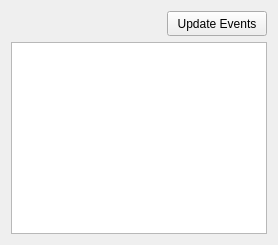
      <widget class="QWidget" name="tab_7">
       <attribute name="title">
        <string>Events</string>
       </attribute>
       <layout class="QVBoxLayout" name="verticalLayout_4">
        <item>
         <widget class="QWidget" name="widget_4" native="true">
          <layout class="QHBoxLayout" name="horizontalLayout">
           <property name="margin">
            <number>0</number>
           </property>
           <item>
            <spacer name="horizontalSpacer_2">
             <property name="orientation">
              <enum>Qt::Horizontal</enum>
             </property>
             <property name="sizeHint" stdset="0">
              <size>
               <width>40</width>
               <height>20</height>
              </size>
             </property>
            </spacer>
           </item>
           <item>
            <widget class="QPushButton" name="UpdateEvents">
             <property name="sizePolicy">
              <sizepolicy hsizetype="Preferred" vsizetype="Preferred">
               <horstretch>0</horstretch>
               <verstretch>0</verstretch>
              </sizepolicy>
             </property>
             <property name="minimumSize">
              <size>
               <width>100</width>
               <height>25</height>
              </size>
             </property>
             <property name="maximumSize">
              <size>
               <width>16777215</width>
               <height>100</height>
              </size>
             </property>
             <property name="text">
              <string>Update Events</string>
             </property>
            </widget>
           </item>
          </layout>
         </widget>
        </item>
        <item>
         <widget class="QTableView" name="Event_Table">
          <property name="alternatingRowColors">
           <bool>true</bool>
          </property>
          <property name="sortingEnabled">
           <bool>false</bool>
          </property>
          <attribute name="horizontalHeaderCascadingSectionResizes">
           <bool>true</bool>
          </attribute>
          <attribute name="horizontalHeaderStretchLastSection">
           <bool>true</bool>
          </attribute>
         </widget>
        </item>
       </layout>
      </widget>
